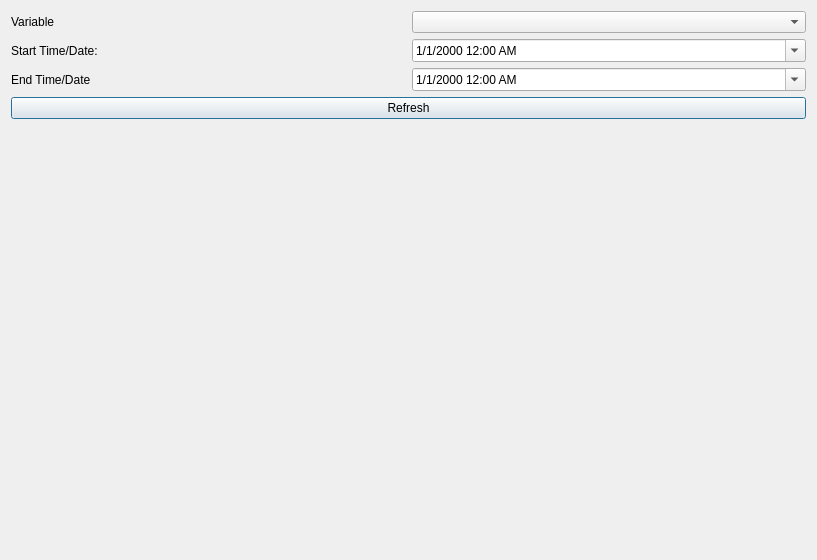
<?xml version="1.0" encoding="UTF-8"?>
<ui version="4.0">
 <class>ShowHistoricData</class>
 <widget class="QDialog" name="ShowHistoricData">
  <property name="geometry">
   <rect>
    <x>0</x>
    <y>0</y>
    <width>817</width>
    <height>560</height>
   </rect>
  </property>
  <property name="windowTitle">
   <string>Historic Data</string>
  </property>
  <layout class="QVBoxLayout" name="verticalLayout_2" stretch="1">
   <item>
    <layout class="QVBoxLayout" name="verticalLayout" stretch="0,0,0,0,8">
     <item>
      <layout class="QHBoxLayout" name="horizontalLayoutConstituent">
       <item>
        <widget class="QLabel" name="label">
         <property name="text">
          <string>Variable</string>
         </property>
        </widget>
       </item>
       <item>
        <widget class="QComboBox" name="comboBox"/>
       </item>
      </layout>
     </item>
     <item>
      <layout class="QHBoxLayout" name="horizontalLayout_3">
       <item>
        <widget class="QLabel" name="label_2">
         <property name="text">
          <string>Start Time/Date:</string>
         </property>
        </widget>
       </item>
       <item>
        <widget class="QDateTimeEdit" name="dateTimeEdit">
         <property name="displayFormat">
          <string>M/d/yyyy h:mm AP</string>
         </property>
         <property name="calendarPopup">
          <bool>true</bool>
         </property>
        </widget>
       </item>
      </layout>
     </item>
     <item>
      <layout class="QHBoxLayout" name="horizontalLayout_4">
       <item>
        <widget class="QLabel" name="label_3">
         <property name="text">
          <string>End Time/Date</string>
         </property>
        </widget>
       </item>
       <item>
        <widget class="QDateTimeEdit" name="dateTimeEdit_2">
         <property name="displayFormat">
          <string>M/d/yyyy h:mm AP</string>
         </property>
         <property name="calendarPopup">
          <bool>true</bool>
         </property>
        </widget>
       </item>
      </layout>
     </item>
     <item>
      <widget class="QPushButton" name="Refresh">
       <property name="text">
        <string>Refresh</string>
       </property>
      </widget>
     </item>
     <item>
      <layout class="QHBoxLayout" name="horizontalGraph"/>
     </item>
    </layout>
   </item>
  </layout>
 </widget>
 <resources/>
 <connections/>
</ui>
